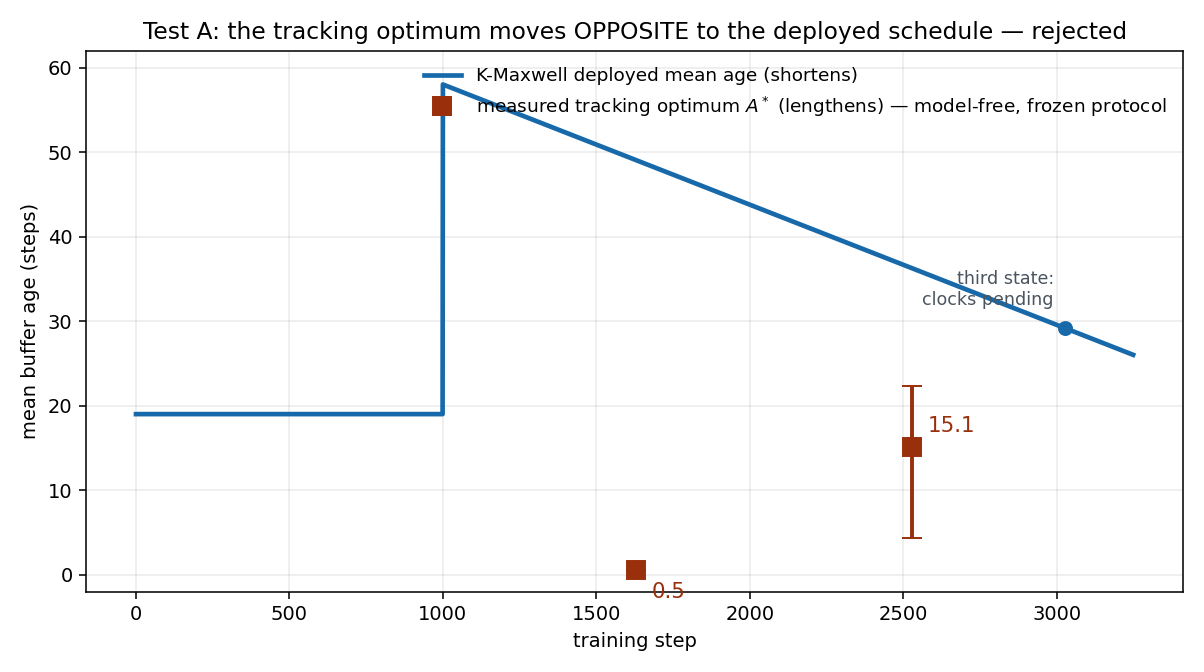

Write the Python code that produced this figure.
import numpy as np, torch
import matplotlib
matplotlib.use("Agg")
import matplotlib.pyplot as plt

DECAYS = [0.75, 0.8228524398549413, 0.8779303386257296, 0.9175985472180883,
          0.9451809410725112, 0.9638939208460664, 0.976378696890324, 0.9846153846153846]
W0 = np.array([0.005094, 0.010188, 0.015282, 0.020376, 0.025470, 0.030564, 0.035658, 0.857369])
W1 = np.array([0.032262, 0.064524, 0.096786, 0.129047, 0.161309, 0.193571, 0.225833, 0.096669])
ages = np.array([b / (1 - b) for b in DECAYS])
steps = np.arange(0, 3250)
frac = np.clip((steps - 1000) / 2250, 0, 1)
mix_age = np.array([((1 - f) * W0 + f * W1) @ ages for f in frac])
sched = np.where(steps < 1000, 19.0, mix_age)

res = {}
for F, st in ((1500, 1628), (2400, 2528)):
    d = torch.load(f"boxlogs/wstar_postfit_fork{F}.pt", map_location="cpu", weights_only=False)
    emp = np.array([r[3] for r in d["rows"]])
    res[st] = (np.median(emp), np.percentile(emp, 25), np.percentile(emp, 75))

fig, ax = plt.subplots(figsize=(8.6, 4.8), dpi=140)
ax.plot(steps, sched, lw=2.4, color="#1769aa", label="K-Maxwell deployed mean age (shortens)")
xs = sorted(res)
med = [res[x][0] for x in xs]
lo = [res[x][0] - res[x][1] for x in xs]
hi = [res[x][2] - res[x][0] for x in xs]
ax.errorbar(xs, med, yerr=[lo, hi], fmt="s", ms=9, lw=2, capsize=5, color="#9a2f0c",
            label="measured tracking optimum $A^*$ (lengthens) — model-free, frozen protocol")
ax.annotate("0.5", (1628, med[0]), textcoords="offset points", xytext=(8, -14), fontsize=11, color="#9a2f0c")
ax.annotate("15.1", (2528, med[1]), textcoords="offset points", xytext=(8, 8), fontsize=11, color="#9a2f0c")
ax.scatter([3028], [29.2], marker="o", s=45, color="#1769aa")
ax.annotate("third state:\nclocks pending", (3028, 29.2), textcoords="offset points",
            xytext=(-6, 12), fontsize=9, ha="right", color="#4a5560")
ax.set_xlabel("training step")
ax.set_ylabel("mean buffer age (steps)")
ax.set_ylim(-2, 62)
ax.set_title("Test A: the tracking optimum moves OPPOSITE to the deployed schedule — rejected")
ax.legend(frameon=False, fontsize=9.5, loc="upper right")
ax.grid(alpha=0.25)
fig.tight_layout()
fig.savefig("fig_testA.png")
print("saved")
